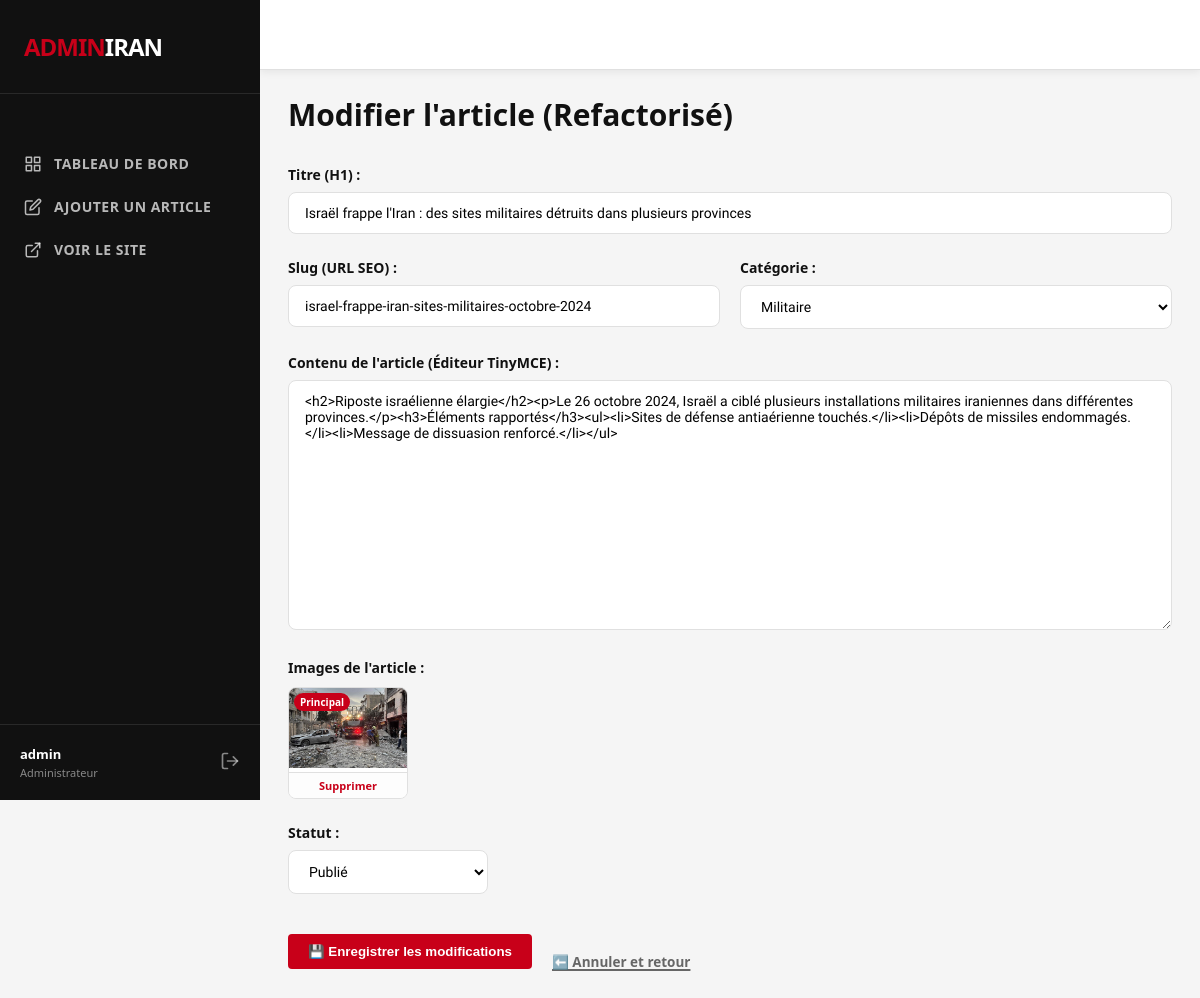
The page /www/admin/index.php?page=edit_article&id=5 (signed in) on the database its author committed.
### tables this page shows
CREATE TABLE fait_article (
    id_article INT PRIMARY KEY AUTO_INCREMENT,
    id_temps INT NOT NULL,
    id_categorie INT NOT NULL,
    id_auteur INT NOT NULL,
    titre VARCHAR(200) NOT NULL,
    contenu TEXT NOT NULL,
    slug VARCHAR(200) NOT NULL UNIQUE,
    nb_vues INT DEFAULT 0,
    is_active BOOLEAN DEFAULT FALSE,
    date_publication DATETIME,
    
    FOREIGN KEY (id_temps) REFERENCES dim_temps(id_temps) ON DELETE RESTRICT,
    FOREIGN KEY (id_categorie) REFERENCES dim_categorie(id_categorie) ON DELETE RESTRICT,
    FOREIGN KEY (id_auteur) REFERENCES dim_auteur(id_auteur) ON DELETE RESTRICT
);

CREATE TABLE fait_article_image (
    id_image INT PRIMARY KEY AUTO_INCREMENT,
    id_article INT NOT NULL,
    image_url VARCHAR(255) NOT NULL COMMENT 'chemin relatif ou URL de l image',
    alt_text VARCHAR(150) NULL COMMENT 'texte alternatif obligatoire pour SEO + Lighthouse',
    is_main BOOLEAN DEFAULT FALSE COMMENT 'image principale (une seule par article)',
    FOREIGN KEY (id_article) REFERENCES fait_article(id_article) ON DELETE CASCADE
);

### www/admin/index.php (called while the page is built, shortened)
<?php
require_once __DIR__ . '/pages/modules.php';
?>

### www/admin/inc/fonction.php (called while the page is built, shortened)
<?php
function getArticle($pdo, $id) {
    $stmt = $pdo->prepare("SELECT * FROM fait_article WHERE id_article = ?");
    $stmt->execute([$id]);
    return $stmt->fetch();
}
function getArticleImages($pdo, $id) {
    $stmt = $pdo->prepare("SELECT * FROM fait_article_image WHERE id_article = ?");
    $stmt->execute([$id]);
    return $stmt->fetchAll();
}
function getAdminCategories($pdo) {
    $stmt = $pdo->query("SELECT * FROM dim_categorie");
    return $stmt->fetchAll();
}
?>

### www/admin/pages/pages/edit_article.php (the view, shortened to what this page needs)
<?php
$id = $_GET['id'] ?? null;
$article = getArticle($pdo, $id);
$images = getArticleImages($pdo, $id);
?>
<div style="max-width: 100%; margin: 0;">
    <h1 style="margin-bottom: 30px; font-weight: 800;">Modifier l'article (Refactorisé)</h1>
    <form action="" method="POST" enctype="multipart/form-data">
        <div class="form-group">
            <label for="titre">Titre (H1) :</label>
            <input type="text" id="titre" name="titre" value="<?php echo htmlspecialchars($article['titre']); ?>" required>
        </div>
        <div style="display: flex; gap: 20px;">
            <div class="form-group" style="flex: 1;">
                <label for="slug">Slug (URL SEO) :</label>
                <input type="text" id="slug" name="slug" value="<?php echo htmlspecialchars($article['slug']); ?>" required>
            </div>
            <div class="form-group" style="flex: 1;">
                <label for="id_categorie">Catégorie :</label>
                <select name="id_categorie" required>
                    <?php
                    $categories = getAdminCategories($pdo);
                    foreach ($categories as $row) {
                        $selected = ($row['id_categorie'] == $article['id_categorie']) ? 'selected' : '';
                        echo "<option value='{$row['id_categorie']}' $selected>".htmlspecialchars($row['nom'])."</option>";
                    }
                    ?>
                </select>
            </div>
        </div>
        <div class="form-group">
            <label for="contenu">Contenu de l'article (Éditeur TinyMCE) :</label>
            <textarea id="contenu" name="contenu"><?php echo htmlspecialchars($article['contenu']); ?></textarea>
        </div>
        <div class="form-group">
            <label>Images de l'article :</label>
            <div style="display: flex; flex-wrap: wrap; gap: 15px; margin-top: 10px;">
                <?php foreach ($images as $img): ?>
                    <div style="position: relative; width: 120px; border: 1px solid var(--border); border-radius: 8px; overflow: hidden; background: #fff;">
                        <img src="<?= $img['image_url'] ?>" style="width: 100%; height: 80px; object-fit: cover;">
                        <?php if ($img['is_main']): ?>
                            <span style="position: absolute; top: 5px; left: 5px; background: var(--red); color: #fff; font-size: 10px; padding: 2px 6px; border-radius: 10px; font-weight: 700;">Principal</span>
                        <?php endif; ?>
                        <a href="index.php?page=edit_article&id=<?= $id ?>&delete_image=<?= $img['id_image'] ?>"
                           onclick="return confirm('Supprimer cette image ?')"
                           style="display: block; text-align: center; background: #fdfdfd; padding: 5px; font-size: 11px; color: var(--red); text-decoration: none; border-top: 1px solid var(--border); font-weight: 700;">
                           Supprimer
                        </a>
                    </div>
                <?php endforeach; ?>
            </div>
        </div>
        <div class="form-group" style="width: 200px;">
            <label for="statut">Statut :</label>
            <select name="statut">
                <option value="publié" <?php if ($article['is_active']) echo 'selected'; ?>>Publié</option>
            </select>
        </div>
        <div style="margin-top: 40px; display: flex; align-items: center; gap: 20px;">
            <button type="submit" class="btn-admin">💾 Enregistrer les modifications</button>
            <a href="index.php?page=dashboard" style="color: #666; font-size: 0.9em; font-weight: 600;">⬅️ Annuler et retour</a>
        </div>
    </form>
</div>

### www/front/assets/css/style.css (style rules this page uses)
*, *::before, *::after { box-sizing: border-box; margin: 0; padding: 0; }
:root { --red: #c80019; --dark: #111111; --mid: #444; --light: #f5f5f5; --border: #e0e0e0; --white: #ffffff; --tag-bg: #fff0f2; --tag-color: #c80019; --font-sans: "Segoe UI", Roboto, "Helvetica Neue", Arial, sans-serif; --font-serif: Georgia, "Times New Roman", serif; }
body { font-family: var(--font-sans); background: var(--white); color: var(--dark); font-size: 15px; }
a { color: inherit; text-decoration: none; }
a { color: inherit; }
a[href]:not(.logo):not(.logout-link):not(.hero-article):not(.article-item):not(.pagination-btn):not(nav ul li a):not(.social-btn):not(.btn-abonne):not([style*="display:flex"]):not([style*="display: flex"]):not([style*="display:inline-flex"]):not([style*="display: inline-flex"]) { text-decoration: underline; text-decoration-thickness: 1.5px; text-underline-offset: 2px; }

### www/admin/assets/css/admin.css (style rules this page uses)
body { display: flex; min-height: 100vh; background: var(--light); }
.btn-admin { background: var(--red); color: #fff; padding: 10px 20px; border-radius: 4px; font-weight: 600; display: inline-block; margin-bottom: 20px; transition: opacity 0.2s; border: none; cursor: pointer; }
.form-group { margin-bottom: 24px; }
label { display: block; margin-bottom: 8px; font-weight: 600; color: var(--dark); font-size: 14px; }
input[type="text"], input[type="password"], textarea, select { width: 100%; padding: 12px 16px; border: 1.5px solid var(--border); border-radius: 8px; font-family: 'Sora', sans-serif; font-size: 14px; background: #fff; transition: all 0.2s; }
textarea { height: 250px; resize: vertical; }

### rows shown on the page
fait_article: titre "Israël frappe l'Iran : des sites militaires détruits dans plusieurs provinces", slug "israel-frappe-iran-sites-militaires-octobre-2024", contenu "<h2>Riposte israélienne élargie</h2><p>Le 26 octobre 2024, Israël a ciblé plusieurs installations militaires iraniennes dans différentes provinces.</p><h3>Éléments rapportés</h3><ul><li>Sites de défense antiaérienne touchés.</li><li>Dépôts de missiles endommagés.</li><li>Message de dissuasion renforcé.</li></ul>", statut "Publié"
fait_article_image: image_url (picture), is_main "Principal"

### other values the page prints
$_SESSION['admin_user'] "admin"
form field id_categorie "Militaire"
